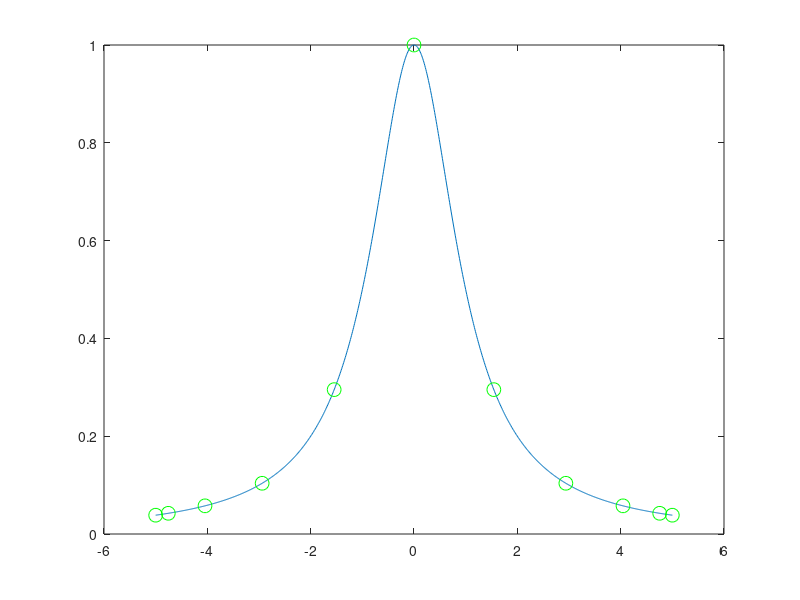

MATLAB code for this plot: (Note: this script raises an error after producing the figure.)
% When in doubt use the dubugger.
n = 10; a = -5; b = 5;

% generate Runge(x) graph
x = a:0.01:b;
y = 1./(1+x.*x);
plot(x,y);
hold on;

% generate xc Chebyshev nodes and Runge(xc)
xc = sort(cos((0:n)'*pi/n))*(b-a)/2+(a+b)/2;
xc = xc';
yc = 1./(1+xc.*xc);
plot(xc,yc,'og',"markersize",10);

% generate (x,y) for interpolation arguments
X  = a:0.5:b;
Y  = 1./(1+X.*X);

% compute interpolation for chebisev nodes
yc = ChebLagrange(X,Y,xc);
plot(xc,yc,'g');

% compute interpolation for echidistant nodes
xe = linspace(a,b,n);
ye = ChebLagrange(X,Y,xe);
plot(xe,ye,'r');